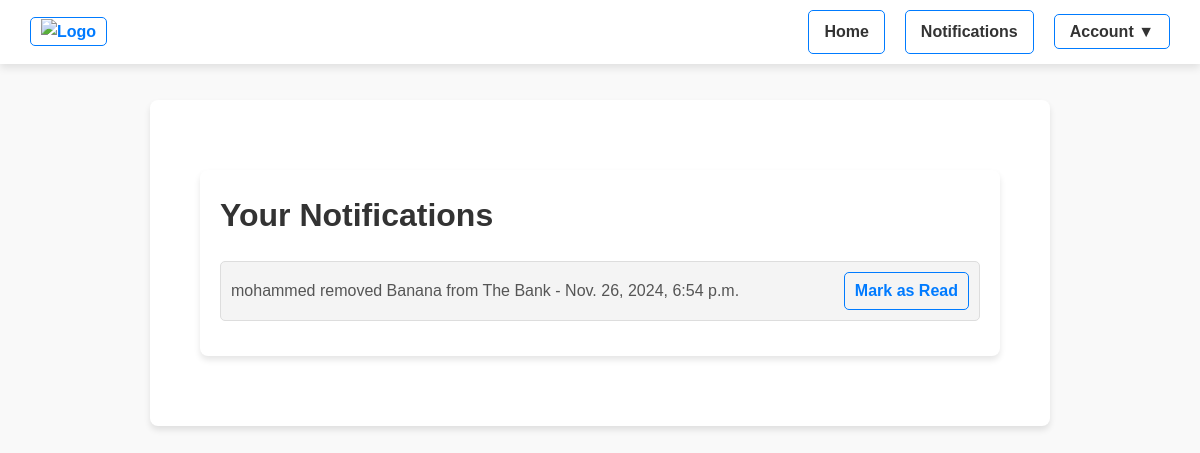
Before: /notifications/ (signed in) with the older database file.
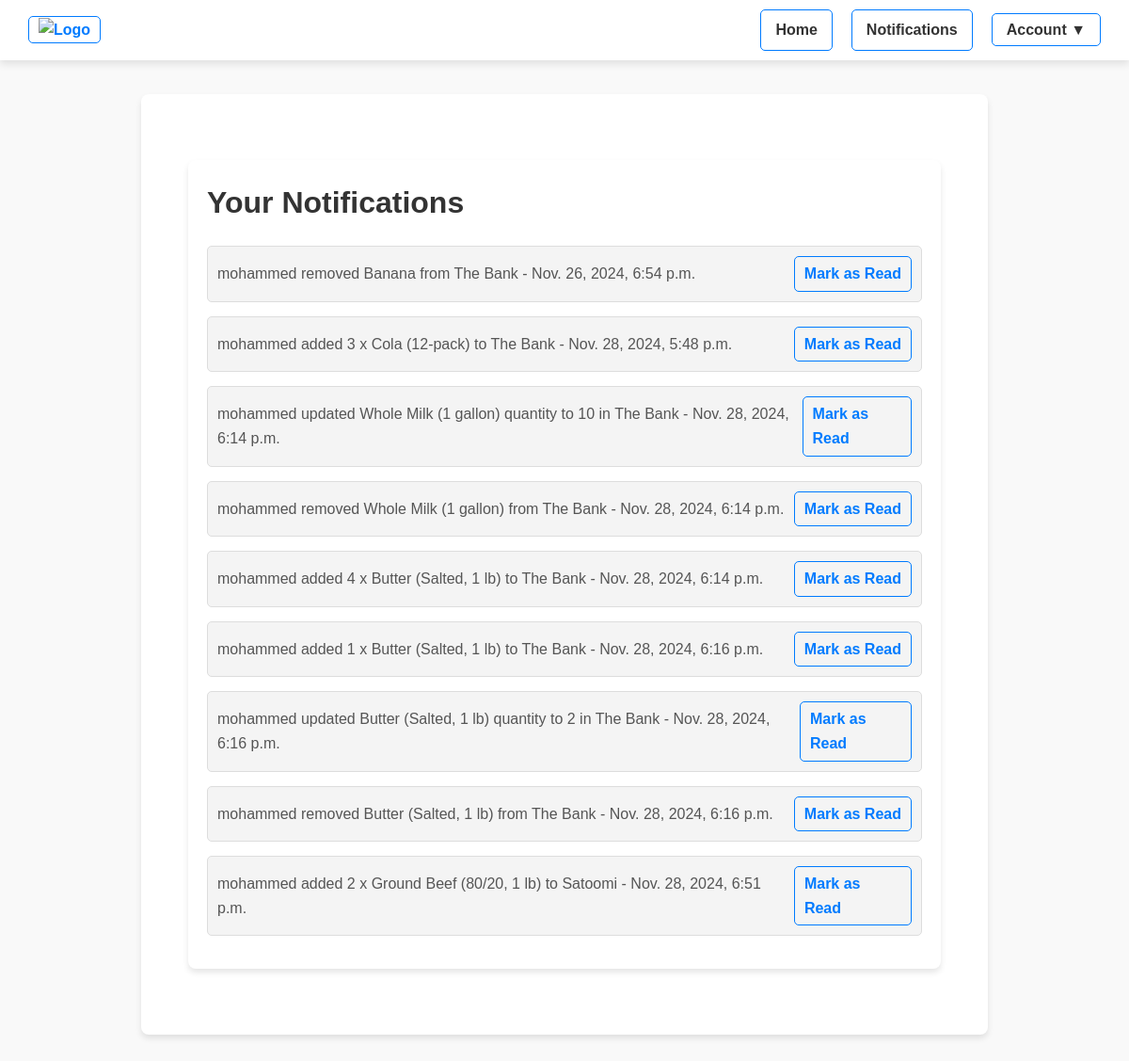
After: the same page with the newer database file.
### main/models.py (models this page shows)
class Notification(models.Model):
    user = models.ForeignKey(User, on_delete=models.CASCADE, related_name='notifications')
    message = models.TextField()
    is_read = models.BooleanField(default=False)
    created_at = models.DateTimeField(auto_now_add=True)

### main/views.py (the view)
# urls.py: path('notifications/', views.notifications_view, name='notifications'),
@login_required
def notifications_view(request):
    notifications = request.user.notifications.filter(is_read=False)
    context = {'notifications': notifications}
    return render(request, 'notifications.html', context)

### templates/notifications.html (shortened to what this page needs)
{% extends 'base.html' %}
{% block content %}
<div class="container">
    <h1>Your Notifications</h1>
    <ul>
        {% for notification in notifications %}
            <li>
                <span>{{ notification.message }} - {{ notification.created_at }}</span>
                <a href="{% url 'mark_notification_read' notification.id %}">Mark as Read</a>
            </li>
        {% endfor %}
    </ul>
</div>
{% endblock %}

Changed rows visible on the page:
added Notification: message "mohammed added 3 x Cola (12-pack) to The Bank", created_at "Nov. 28, 2024, 5:48 p.m."
added Notification: message "mohammed updated Whole Milk (1 gallon) quantity to 10 in The Bank", created_at "Nov. 28, 2024, 6:14 p.m."
added Notification: message "mohammed removed Whole Milk (1 gallon) from The Bank", created_at "Nov. 28, 2024, 6:14 p.m."
added Notification: message "mohammed added 4 x Butter (Salted, 1 lb) to The Bank", created_at "Nov. 28, 2024, 6:14 p.m."
added Notification: message "mohammed added 1 x Butter (Salted, 1 lb) to The Bank", created_at "Nov. 28, 2024, 6:16 p.m."
added Notification: message "mohammed updated Butter (Salted, 1 lb) quantity to 2 in The Bank", created_at "Nov. 28, 2024, 6:16 p.m."
added Notification: message "mohammed removed Butter (Salted, 1 lb) from The Bank", created_at "Nov. 28, 2024, 6:16 p.m."
added Notification: message "mohammed added 2 x Ground Beef (80/20, 1 lb) to Satoomi", created_at "Nov. 28, 2024, 6:51 p.m."
